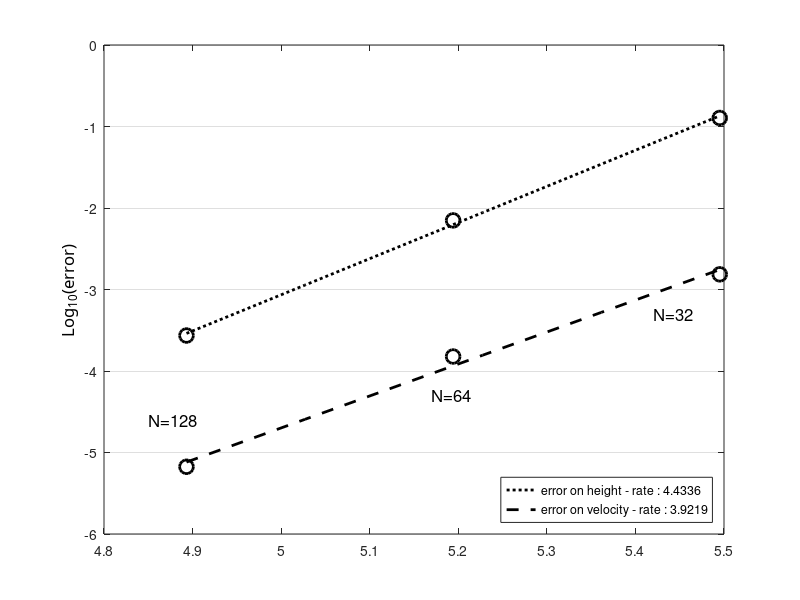

Recreate this plot in MATLAB.
clc; clear all; close all;

radius=6371220;
N=[32 64 128];
dx=2*pi*radius./(4*N);
e1=[1.2725*10^-1 7.0431*10^-3 2.7248*10^-4];
e2=[1.5352*10^-3 1.5060*10^-4 6.6822*10^-6];

%  e1=[5.1609*10^-4 2.2834*10^-5 9.9035*10^-7];
%  e2=[1.5944*10^-3 1.5444*10^-4 6.8467*10^-6];


ldx=log10(dx);
le1=log10(e1);
le2=log10(e2);

%% plot 1
figure(11); 
%% curve 1
hl1=plot(ldx,le1,'ok');
set(hl1,'LineWidth',2.0);
set(hl1,'MarkerSize',10);
set(hl1,'MarkerEdgeColor','k');

hold on;
[a1,b1]=polyfit(ldx,le1,1);
tt=linspace(min(ldx),max(ldx),10);
lsq1=a1(2)+a1(1)*tt;
% %% courbes...
%hlf1=plot(tt,lsq1,'-r');
hlf1=plot(tt,lsq1,':k');
set(hlf1,'LineWidth',2.0);


%% curve 2
hl1=plot(ldx,le2,'ok');
set(hl1,'LineWidth',2.0);
set(hl1,'MarkerSize',10);
set(hl1,'MarkerEdgeColor','k');

hold on;
[a2,b1]=polyfit(ldx,le2,1);
tt=linspace(min(ldx),max(ldx),10);
lsq1=a2(2)+a2(1)*tt;
% %% courbes...
%hlf2=plot(tt,lsq1,'-b');
hlf2=plot(tt,lsq1,'--k');
set(hlf2,'LineWidth',2.0);

% ylabel
ha=gca;
ya=get(gca,'Ylabel');
set(ha,'Ygrid','on');
set(ya,'String','Log_{10}(error)');
set (ya,'FontName','Calibri');
set(ya,'FontSize',12);

%% legend
legend([hlf1,hlf2],{['error on height - rate : ' num2str(a1(1))],['error on velocity - rate : ' num2str(a2(1))]},'Location','SouthEast')

ht=text('Position',[5.42,-3.3,0],'String','N=32');
set(ht,'FontSize',12);
ht=text('Position',[5.17,-4.3,0],'String','N=64');
set(ht,'FontSize',12);
ht=text('Position',[4.85,-4.6,0],'String','N=128');
set(ht,'FontSize',12);
